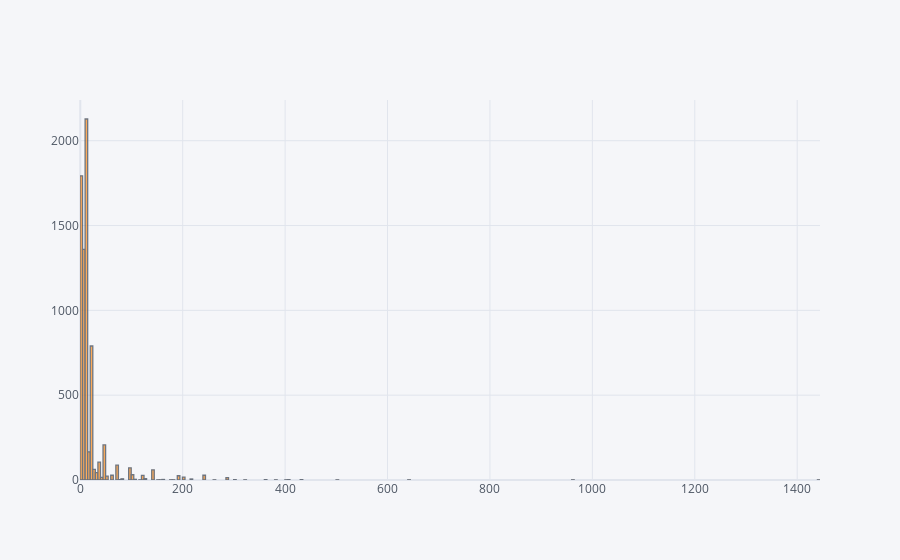
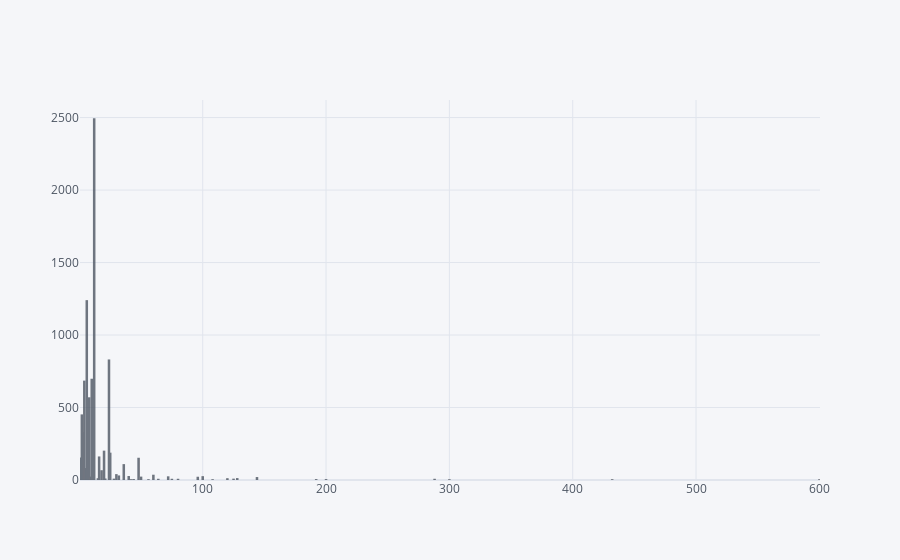
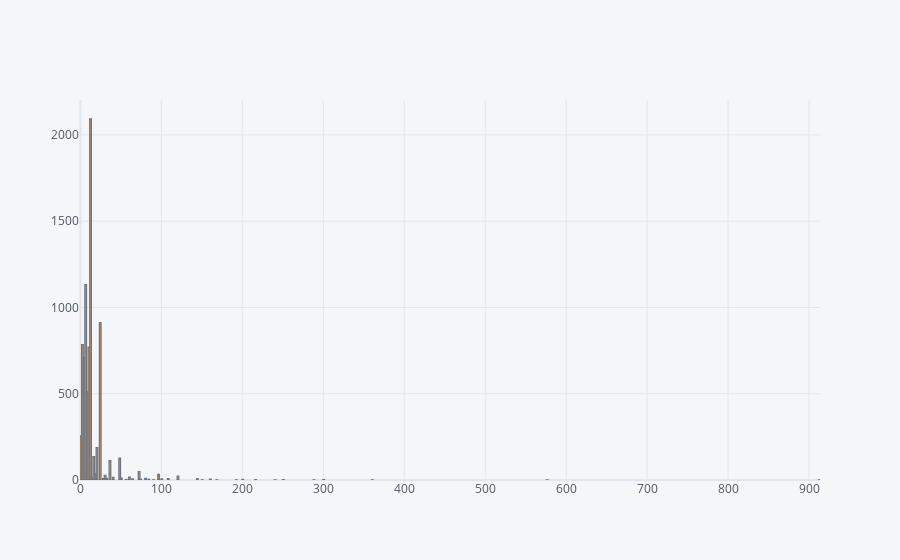
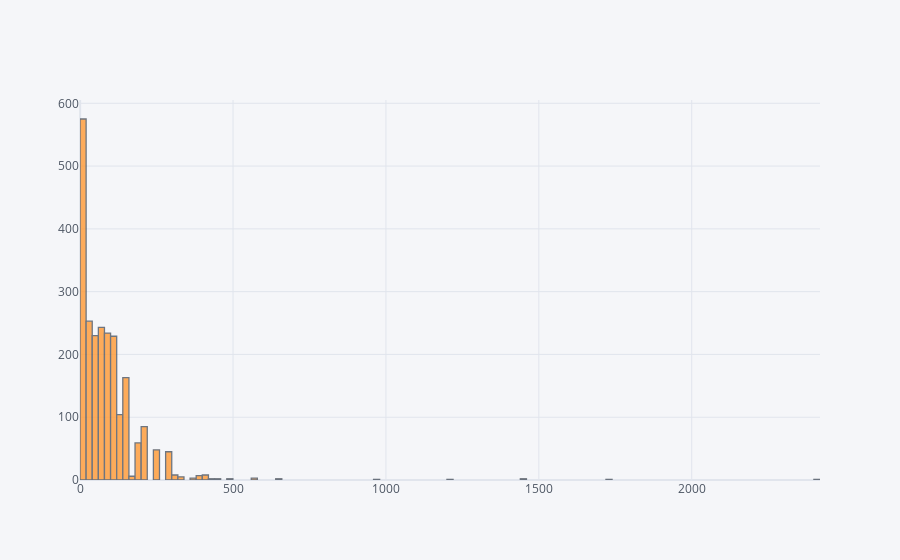

Notebook code cell kept with these figures, in order:
### Markdown cell above
## 4. Create a set of interactive histograms showing the distributions of quantity per invoice for the following countries: EIRE, Germany, France, and Netherlands.

### Code cell
#d4 = data[(data["Country"]).str.contains("EIRE|Germany|France|Netherlands")]

lista = ["EIRE","Germany","France","Netherlands"]

for e in lista:
    d4 = data[data["Country"]==e]
    d4 = d4["Quantity"]
    print(d4.iplot(kind="hist"))

### Figure 1 — Plotly figure (JSON) as saved in the notebook; plotly's stock layout.template omitted (floating-point values rounded to 4 significant figures; data arrays with more than 128 entries replaced by an {"elided": "..."} marker saying what was removed)
{"data": [{"histfunc": "count", "histnorm": "", "marker": {"color": "rgba(255, 153, 51, 1.0)", "line": {"color": "#4D5663", "width": 1.3}}, "name": "Quantity", "opacity": 0.8, "orientation": "v", "type": "histogram", "x": {"elided": "7136 int values"}}], "layout": {"barmode": "overlay", "legend": {"bgcolor": "#F5F6F9", "font": {"color": "#4D5663"}}, "paper_bgcolor": "#F5F6F9", "plot_bgcolor": "#F5F6F9", "title": {"font": {"color": "#4D5663"}}, "xaxis": {"gridcolor": "#E1E5ED", "showgrid": true, "tickfont": {"color": "#4D5663"}, "title": {"font": {"color": "#4D5663"}, "text": ""}, "zerolinecolor": "#E1E5ED"}, "yaxis": {"gridcolor": "#E1E5ED", "showgrid": true, "tickfont": {"color": "#4D5663"}, "title": {"font": {"color": "#4D5663"}, "text": ""}, "zerolinecolor": "#E1E5ED"}}}

### Figure 2 — Plotly figure (JSON) as saved in the notebook; plotly's stock layout.template omitted (floating-point values rounded to 4 significant figures; data arrays with more than 128 entries replaced by an {"elided": "..."} marker saying what was removed)
{"data": [{"histfunc": "count", "histnorm": "", "marker": {"color": "rgba(255, 153, 51, 1.0)", "line": {"color": "#4D5663", "width": 1.3}}, "name": "Quantity", "opacity": 0.8, "orientation": "v", "type": "histogram", "x": {"elided": "8658 int values"}}], "layout": {"barmode": "overlay", "legend": {"bgcolor": "#F5F6F9", "font": {"color": "#4D5663"}}, "paper_bgcolor": "#F5F6F9", "plot_bgcolor": "#F5F6F9", "title": {"font": {"color": "#4D5663"}}, "xaxis": {"gridcolor": "#E1E5ED", "showgrid": true, "tickfont": {"color": "#4D5663"}, "title": {"font": {"color": "#4D5663"}, "text": ""}, "zerolinecolor": "#E1E5ED"}, "yaxis": {"gridcolor": "#E1E5ED", "showgrid": true, "tickfont": {"color": "#4D5663"}, "title": {"font": {"color": "#4D5663"}, "text": ""}, "zerolinecolor": "#E1E5ED"}}}

### Figure 3 — Plotly figure (JSON) as saved in the notebook; plotly's stock layout.template omitted (floating-point values rounded to 4 significant figures; data arrays with more than 128 entries replaced by an {"elided": "..."} marker saying what was removed)
{"data": [{"histfunc": "count", "histnorm": "", "marker": {"color": "rgba(255, 153, 51, 1.0)", "line": {"color": "#4D5663", "width": 1.3}}, "name": "Quantity", "opacity": 0.8, "orientation": "v", "type": "histogram", "x": {"elided": "8034 int values"}}], "layout": {"barmode": "overlay", "legend": {"bgcolor": "#F5F6F9", "font": {"color": "#4D5663"}}, "paper_bgcolor": "#F5F6F9", "plot_bgcolor": "#F5F6F9", "title": {"font": {"color": "#4D5663"}}, "xaxis": {"gridcolor": "#E1E5ED", "showgrid": true, "tickfont": {"color": "#4D5663"}, "title": {"font": {"color": "#4D5663"}, "text": ""}, "zerolinecolor": "#E1E5ED"}, "yaxis": {"gridcolor": "#E1E5ED", "showgrid": true, "tickfont": {"color": "#4D5663"}, "title": {"font": {"color": "#4D5663"}, "text": ""}, "zerolinecolor": "#E1E5ED"}}}

### Figure 4 — Plotly figure (JSON) as saved in the notebook; plotly's stock layout.template omitted (floating-point values rounded to 4 significant figures; data arrays with more than 128 entries replaced by an {"elided": "..."} marker saying what was removed)
{"data": [{"histfunc": "count", "histnorm": "", "marker": {"color": "rgba(255, 153, 51, 1.0)", "line": {"color": "#4D5663", "width": 1.3}}, "name": "Quantity", "opacity": 0.8, "orientation": "v", "type": "histogram", "x": {"elided": "2322 int values"}}], "layout": {"barmode": "overlay", "legend": {"bgcolor": "#F5F6F9", "font": {"color": "#4D5663"}}, "paper_bgcolor": "#F5F6F9", "plot_bgcolor": "#F5F6F9", "title": {"font": {"color": "#4D5663"}}, "xaxis": {"gridcolor": "#E1E5ED", "showgrid": true, "tickfont": {"color": "#4D5663"}, "title": {"font": {"color": "#4D5663"}, "text": ""}, "zerolinecolor": "#E1E5ED"}, "yaxis": {"gridcolor": "#E1E5ED", "showgrid": true, "tickfont": {"color": "#4D5663"}, "title": {"font": {"color": "#4D5663"}, "text": ""}, "zerolinecolor": "#E1E5ED"}}}
